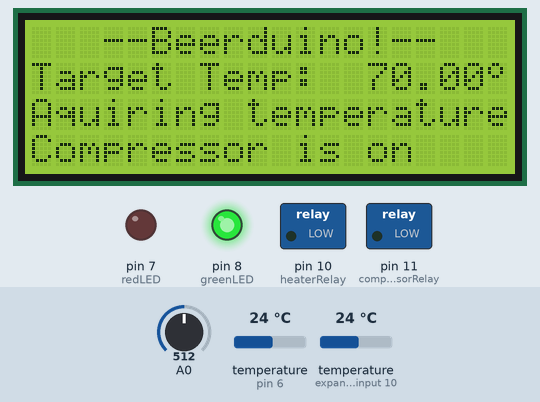
The sketch below on a simulated Arduino Uno, built with avr-gcc and run on an emulated ATmega328P. Shown: 20×4 character LCD, switched loads named in the sketch (green lamp = pin HIGH), output pins drawn as LEDs (lit = HIGH). Inputs (shaded band) come from the test bench; at power-on: A0 = 512, temperature (sensors on pin 6, expander input 10) 24 °C. What the sketch prints to the serial monitor is not drawn.

Above: at 2.8 s.
2.9 s: A0 set to 489
9.3 s: A0 set to 467
At 11.3 s:
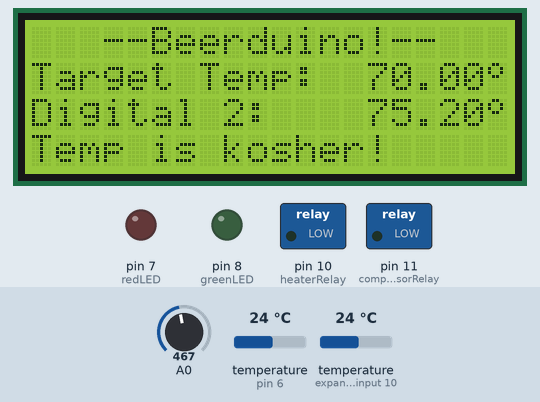
13.5 s: temperature (sensor on pin 6) set to 41 °C
At 16.9 s:
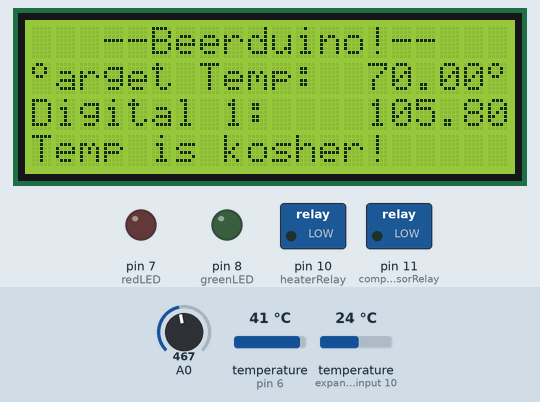
17.5 s: A0 set to 306
At 19.3 s:
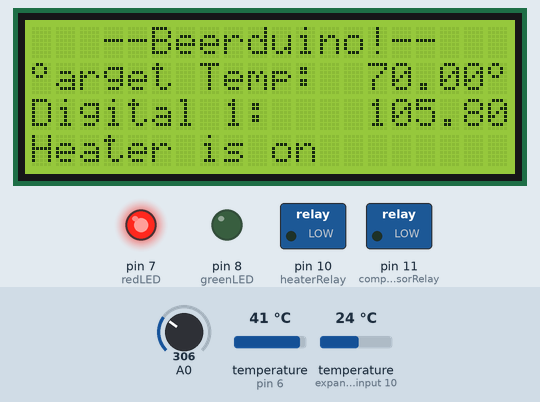
21.5 s: A0 set to 511
At 23.6 s:
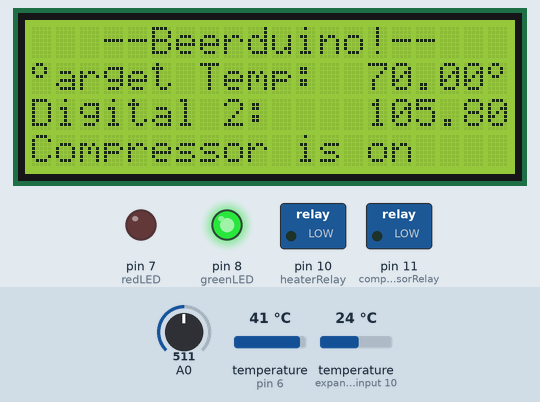
25.5 s: temperature (sensor on pin 6) set to 12 °C
At 28.5 s:
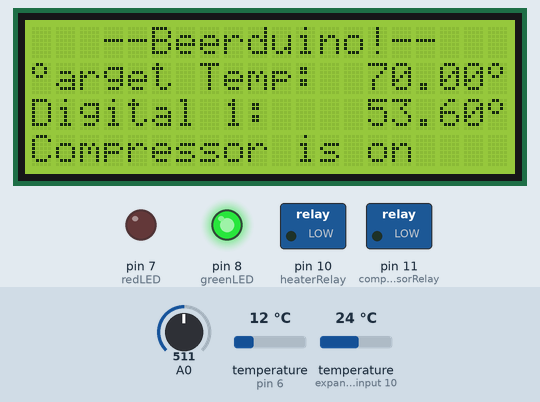
Timing chart, 0 to 30.0 s (numbered marks = the images above; inputs shaded):
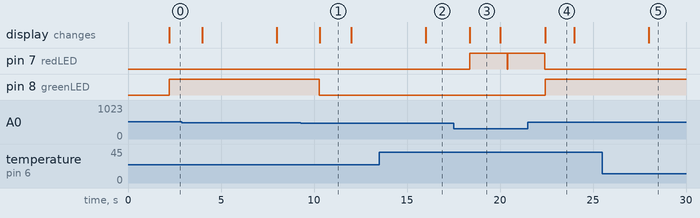

Measured:
- the behaviour switches between 478 and 477 on A0 (found by bisection; images 0 and 1)
- after the input at 9.3 s, pin 8 (greenLED): HIGH → LOW after 1.0 s; the display: changes after 1.0 s (image 1)
- after the input at 13.5 s, the display: changes after 2.5 s (image 2)
- after the input at 17.5 s, pin 7 (redLED): LOW → HIGH after 0.89 s, → LOW 2.0 s later, → HIGH 0.01 s later; the display: changes after 0.89 s (image 3)
- after the input at 21.5 s, pin 7 (redLED): goes on until 22.4 s, then stays LOW; pin 8 (greenLED): LOW → HIGH after 0.92 s; the display: changes after 0.92 s (image 4)
- after the input at 25.5 s, the display: changes after 2.5 s (image 5)
- what the display in image 1 shows lasts 1.7 s, from 10.3 s to 12.0 s

The sketch:

Beerduino.pde
```cpp
/*
Very early rough draft sketch for Beerduino

Goal of this project is to regulate temperature in a
refridgerator by controlling the compressor and a
separate heating element according to readings from
temperature sensors. Unit will take commands over serial
from a computer and will answer queries. The ultimate
intent is to log this information onto a Rails site and
make system fully available remotely via the web.

Malcolm Morris-Pence 2011
*/

#include <OneWire.h>
#include <DallasTemperature.h>
#include <LiquidCrystal.h>

// Target temperature:
float targetTemp = 70.00;
float tempDifferential = 1.5; // how many degrees +/- to stray from target temp before turning on
int readInterval = 2000; // read every 2 seconds
long applianceDelay = 120000; // how long between turning of a device and turning on again


// Declaring some variables
float currentAnalogTemp = 0.0;
float currentDigitalTemp1 = 0.0;
float currentDigitalTemp2 = 0.0;
unsigned long timeNow;
unsigned long lastTempCheck;
unsigned long lastLEDCheck;

int lastDisplayedTemp = 0; // which sensor's temp was last displayed
unsigned long lastTempRotation; // time when the current displayed temp started to show
int tempRotationInterval = 4; //interval to rotate temperatures
unsigned long timeOfLastOff;

boolean compressorState = false;
boolean heaterState = false;


// LED Setup
int greenLED = 8;
int redLED = 7;

// Relay Setup
int compressorRelay = 11;
int heaterRelay = 10;

// LCD Setup
LiquidCrystal lcd(13, 12, 5, 4, 3, 2);
// Define backlight pin if used:
// int backLight = 13;

// Make the degree character
byte degreeChar[8] = {
  B01100,
  B10010,
  B10010,
  B01100,
  B00000,
  B00000,
  B00000,
  B00000
};

// Digital temperature sensor setup
#define ONE_WIRE_BUS 6
OneWire oneWire(ONE_WIRE_BUS);
DallasTemperature sensors(&oneWire);
DeviceAddress digitalThermometer1 = {
  0x28, 0xDD, 0xAD, 0xE3, 0x02, 0x00, 0x00, 0xC1 };
DeviceAddress digitalThermometer2 = {
  0x28, 0xC4, 0xA2, 0xE3, 0x02, 0x00, 0x00, 0x63 };

void setup(void) {
  Serial.begin(9600);

  // LED pins
  pinMode(greenLED, OUTPUT);
  pinMode(redLED, OUTPUT);

  // Relay pins
  pinMode(compressorRelay, OUTPUT);
  pinMode(heaterRelay, OUTPUT);

  // Initialize digital sensors
  sensors.begin();
  sensors.setResolution(digitalThermometer1, 10);
  sensors.setResolution(digitalThermometer2, 10);

  // LCD Screen
  lcd.createChar(0, degreeChar); // create degree character
  // pinMode(backLight, OUTPUT);
  // digitalWrite(backLight, HIGH); // turn backlight on. Replace 'HIGH' with 'LOW' to turn it off.
  lcd.begin(20,4);              // columns, rows.  use 16,2 for a 16x2 LCD, etc.
  lcd.clear();                  // start with a blank screen
  lcd.setCursor(3,0);           // set cursor to column 0, row 0 (the first row)
  lcd.print("--Beerduino!--");    // change this text to whatever you like. keep it clean.
  lcd.setCursor(0,1);           // set cursor to column 0, row 1
  lcd.print("Target Temp:  ");
  lcd.print(targetTemp);
  lcd.write(0);
  lcd.setCursor(0,2);         // set cursor to column 0, row 2
  lcd.print("Aquiring temperature");
  lcd.setCursor(2,3);         // set cursor to column 0, row 3
  lcd.print("Status goes here");
}

void checkTemp() {
  timeNow = millis();
  if (timeNow >= lastTempCheck + readInterval) {
    currentAnalogTemp = analogTemp();
    //printLCDTemp(currentAnalogTemp);

    sensors.requestTemperatures();
    currentDigitalTemp1 = digitalTemp(digitalThermometer1);
    currentDigitalTemp2 = digitalTemp(digitalThermometer2);

    transmitDigitalTemp(1);
    transmitDigitalTemp(2);
    Serial.print("---\n");

    // Update clock
    lastTempCheck = timeNow;
  }
}

// Display temps on 3rd line, rotating at specified interval
void showTemps(int interval) {
  timeNow = millis();

  if (timeNow >= lastTempRotation + interval * 1000) {
    if (lastDisplayedTemp == 0) {
      printDigitalTemp1();
    }
    else if (lastDisplayedTemp == 1) {
      printDigitalTemp2();
    }
    else {
      printAnalogTemp();
    }

    if (lastDisplayedTemp <= 1) {
      lastDisplayedTemp++;
    }
    else {
      lastDisplayedTemp = 0;
    }

    lastTempRotation = timeNow;

  }
}

void checkLEDs() {
  timeNow = millis();
  if (timeNow >= lastLEDCheck + readInterval + 20) { // 20ms offset from checkTemp
    allOff();

    if (currentAnalogTemp <= targetTemp + 1 && currentAnalogTemp <= targetTemp) {
      compressorState = 0;
      heaterState = 0;
      clearLCDRow(3);
      lcd.setCursor(0,3);
      lcd.print("Temp is kosher!");
    }

    // Light up greens if hot
    if (currentAnalogTemp > targetTemp + tempDifferential) {
      if (compressorState == 0) {
        clearLCDRow(3);
        lcd.setCursor(0,3);
        lcd.print("Compressor is on");
        // Actually turn on compressor here
        compressorState = 1;
        heaterState = 0; // Just in case
      }
      digitalWrite(greenLED, HIGH);
    }

    // Light up reds if cold
    if (currentAnalogTemp < targetTemp - tempDifferential) {
      if (heaterState == 0) {
        clearLCDRow(3);
        lcd.setCursor(0,3);
        lcd.print("Heater is on");
        // Actually turn on heater here
        heaterState = 1;
        compressorState = 0; // Just in case
      }
      digitalWrite(redLED, HIGH);
    }

    lastLEDCheck = timeNow;
  }
}

// Main loop function
void loop(void) {
  checkTemp();

  checkLEDs();

  showTemps(tempRotationInterval);
}
```

analog_temp.pde
```cpp
// Functions for reading analog sensor

double Thermister(int RawADC) {
  double Temp;
  // See http://en.wikipedia.org/wiki/Thermistor for explanation of formula
  Temp = log(((10240000/RawADC) - 10000));
  Temp = 1 / (0.001129148 + (0.000234125 * Temp) + (0.0000000876741 * Temp * Temp * Temp));
  Temp = Temp - 273.15;           // Convert Kelvin to Celcius
  return Temp;
}

float analogTemp() {
  float fTemp;
  float temp = Thermister(analogRead(0));
  fTemp = (temp * 1.8) + 32.0;
  return fTemp;
}
```

digital_temp.pde
```cpp
// Primary function for reading digital temp sensors

void printDigitalTemp(DeviceAddress deviceAddress){
  float tempC = sensors.getTempC(deviceAddress);
  if (tempC == -127.00) {
    Serial.print("Error getting temperature");
  } else {
    Serial.print("C: ");
    Serial.print(176, BYTE);
    Serial.print(tempC);
    Serial.print(" F: ");
    Serial.print(DallasTemperature::toFahrenheit(tempC));
    Serial.print(176, BYTE);
  }
}


float digitalTemp(DeviceAddress deviceAddress) {
  float fTemp;
  float tempC = sensors.getTempC(deviceAddress);
  fTemp = (tempC * 1.8) + 32.0;
  return fTemp;
}

void transmitDigitalTemp(int sensorNumber) {
  Serial.print("D Temp");
  Serial.print(sensorNumber);
  Serial.print(": ");

  // Sloppy, need to make something cleaner:
  if (sensorNumber == 1) {
    Serial.print(currentDigitalTemp1);
  }
  if (sensorNumber == 2) {
    Serial.print(currentDigitalTemp2);
  }
  Serial.print("\n");
}
```

led_control.pde
```cpp
void allOff() {
  digitalWrite(greenLED, LOW);
  digitalWrite(redLED, LOW);
}

void allOn() {
  digitalWrite(greenLED, HIGH);
  digitalWrite(redLED, HIGH);
}
```

lcd_controls.pde
```cpp
void printLCDTemp(float tempToDisplay) {
  lcd.setCursor(0,2);
  lcd.print("Current Temp: ");
  lcd.print(tempToDisplay);
  lcd.write(0);
}

void clearLCDRow(int row) {
  lcd.setCursor(0, row);
  lcd.print("                    ");
}

void printAnalogTemp() {
  lcd.setCursor(0,2);
  lcd.print("Current Temp: ");
  lcd.print(currentAnalogTemp);
  lcd.write(0);
}

void printDigitalTemp1() {
  lcd.setCursor(0,2);
  lcd.print("Digital 1:    ");
  lcd.print(currentDigitalTemp1);
  lcd.write(0);
}

void printDigitalTemp2() {
  lcd.setCursor(0,2);
  lcd.print("Digital 2:    ");
  lcd.print(currentDigitalTemp1);
  lcd.write(0);
}
```
